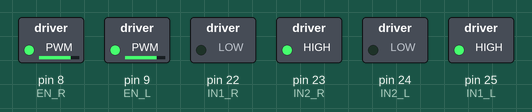
This sketch was run on a simulated Arduino Mega 2560, built with avr-gcc and run on an emulated ATmega2560. On the bench: switched loads named in the sketch (green lamp = pin HIGH).

Above: at 0.1 s.
Timing chart, 0 to 1.6 s (numbered marks = the images above):
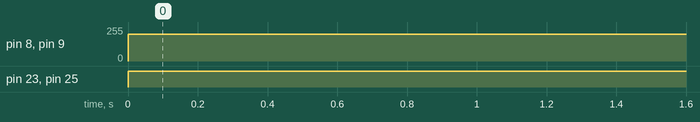

The sketch:

Motors.ino
```cpp
#define EN_L 9
#define IN1_L 25
#define IN2_L 24

#define EN_R 8
#define IN1_R 22
#define IN2_R 23

void Motors_init();
void MotorL(int Pulse_Width1);
void MotorR(int Pulse_Width2);
void setup() {
  Motors_init();
}

void loop() {
  MotorL(200);
  MotorR(200);
  /*
  delay(2000);
  MotorL(100);
  MotorR(100);
  delay(2000);

  delay(2000);
  */

}


void Motors_init(){
  pinMode(EN_L, OUTPUT);
  pinMode(EN_R, OUTPUT);
  pinMode(IN1_L, OUTPUT);
  pinMode(IN2_L, OUTPUT);
  pinMode(IN1_R, OUTPUT);
  pinMode(IN2_R, OUTPUT);
  digitalWrite(EN_L, LOW);
  digitalWrite(EN_R, LOW);
  digitalWrite(IN1_L, LOW);
  digitalWrite(IN2_L, LOW);
  digitalWrite(IN1_R, LOW);
  digitalWrite(IN2_R, LOW);
}


void MotorL(int Pulse_Width1){

  if (Pulse_Width1 > 0){
      analogWrite(EN_L, Pulse_Width1);
      digitalWrite(IN1_L, HIGH);
      digitalWrite(IN2_L, LOW);
  }
  if (Pulse_Width1 < 0){
      Pulse_Width1=abs(Pulse_Width1);
      analogWrite(EN_L, Pulse_Width1);
      digitalWrite(IN1_L, LOW);
      digitalWrite(IN2_L, HIGH);
  }
  if (Pulse_Width1 == 0){
      analogWrite(EN_L, Pulse_Width1);
      digitalWrite(IN1_L, LOW);
      digitalWrite(IN2_L, LOW);
  }
}

void MotorR(int Pulse_Width2){

  if (Pulse_Width2 > 0){
      analogWrite(EN_R, Pulse_Width2);
      digitalWrite(IN1_R, LOW);
      digitalWrite(IN2_R, HIGH);
  }
  if (Pulse_Width2 < 0){
      Pulse_Width2=abs(Pulse_Width2);
      analogWrite(EN_R, Pulse_Width2);
      digitalWrite(IN1_R, HIGH);
      digitalWrite(IN2_R, LOW);
  }
  if (Pulse_Width2 == 0){
      analogWrite(EN_R, Pulse_Width2);
      digitalWrite(IN1_R, LOW);
      digitalWrite(IN2_R, LOW);
  }
}
```

Measured:
- by itself, pin 8 (EN_R), pin 9 (EN_L): 0/255 → 200/255 at 0.00 s
- by itself, pin 23 (IN2_R), pin 25 (IN1_L): LOW → HIGH at 0.00 s
